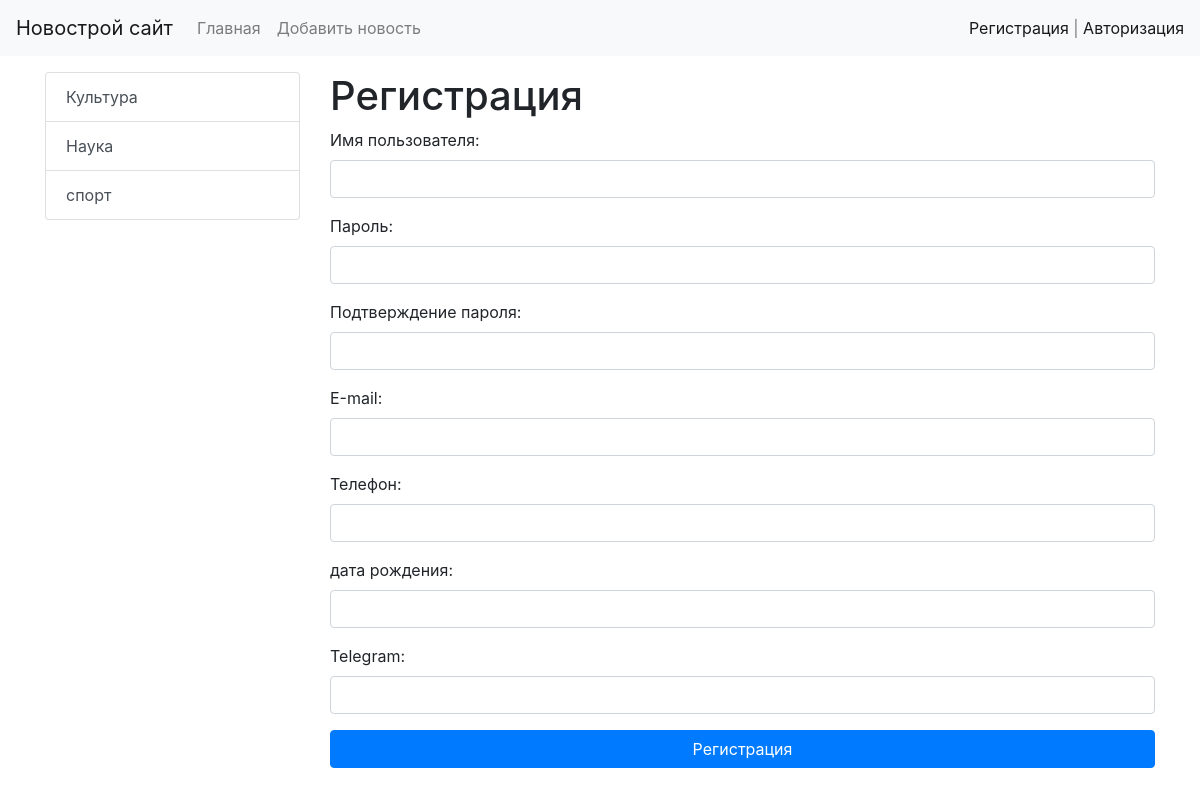
Screenshot of /register/ with the database file from the repository.
### news/models.py (models this page shows, shortened)
class Category(models.Model):
    title = models.CharField(max_length=150, db_index=True, verbose_name='Наименование категории')
    class Meta:
        verbose_name = 'Категория'
        verbose_name_plural = 'Категории'
        ordering = ['title']

### news/views.py (the view)
# urls.py: path('register/', register, name='register'),
def register(request):
    if request.method == 'POST':
        form = UserRegisterForm(request.POST)
        if form.is_valid():
            user = form.save()
            login(request, user)
            messages.success(request, 'Вы успешно зарегистрировались')
            return redirect('home')
        else:
            messages.error(request, 'Ошибка регистрации')
    else:
        form = UserRegisterForm()
    return render(request, 'news/register.html', {"form": form})

### news/forms.py
class UserRegisterForm(UserCreationForm):
    username = forms.CharField(label='Имя пользователя', widget=forms.TextInput(attrs={'class': 'form-control'}))
    password1 = forms.CharField(label='Пароль', widget=forms.PasswordInput(attrs={'class': 'form-control'}))
    password2 = forms.CharField(label='Подтверждение пароля', widget=forms.PasswordInput(attrs={'class': 'form-control'}))
    email = forms.EmailField(label='Е-mail', widget=forms.EmailInput(attrs={'class': 'form-control'}))
    phonenumbers = forms.CharField(label='Телефон', widget=forms.TextInput(attrs={'class': 'form-control'}))
    birth = forms.CharField(label='дата рождения', widget=forms.TextInput(attrs={'class': 'form-control'}))
    tg = forms.CharField(label='Telegram', widget=forms.TextInput(attrs={'class': 'form-control'}))
    class Meta:
        model = User
        fields = ("username", "password1", "password2", "email", "phonenumbers", "birth", "tg")

### news/templatetags/news_tags.py (called while the page is built)
@register.simple_tag()
def get_categories():
    return Category.objects.all()

### news/templates/news/register.html (shortened to what this page needs)
{% extends 'base.html' %}
{% block sidebar %}
{% include 'inc/_sidebar.html' %}
{% endblock %}
{% block content %}
<h1>Регистрация</h1>
<form method="post">
    {{ form.as_p }}
    <button type="submit" class="btn btn-primary btn-block">Регистрация</button>
</form>
{% endblock %}

### templates/inc/_sidebar.html
{% load news_tags %}
<div class="list-group">
  {% get_categories as categories %}
  {% for item in categories %}
  <a href="{% url 'category' item.pk %}" class="list-group-item list-group-item-action">{{ item.title}}</a>
  {% endfor %}
</div>

### rows the page displays
Category: title "Культура"
Category: title "Наука"
Category: title "спорт"
